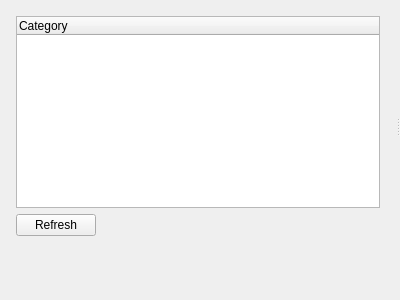
<?xml version="1.0" encoding="UTF-8"?>
<ui version="4.0">
 <class>CameraAdvancedParamsWidget</class>
 <widget class="QWidget" name="CameraAdvancedParamsWidget">
  <property name="geometry">
   <rect>
    <x>0</x>
    <y>0</y>
    <width>400</width>
    <height>300</height>
   </rect>
  </property>
  <layout class="QVBoxLayout" name="mainVerticalLayout">
    <property name="leftMargin">
    <number>0</number>
   </property>
   <property name="topMargin">
    <number>0</number>
   </property>
   <property name="rightMargin">
    <number>0</number>
   </property>
   <property name="bottomMargin">
    <number>0</number>
   </property>
   <property name="spacing">
    <number>0</number>
   </property>
    <item>
      <layout class="QHBoxLayout" name="horizontalLayout_2">
       <property name="leftMargin">
        <number>0</number>
       </property>
       <property name="topMargin">
        <number>0</number>
       </property>
       <property name="rightMargin">
        <number>0</number>
       </property>
       <property name="bottomMargin">
        <number>0</number>
       </property>
       <item>
        <widget class="QSplitter" name="splitter">
         <property name="lineWidth">
          <number>0</number>
         </property>
         <property name="orientation">
          <enum>Qt::Horizontal</enum>
         </property>
         <widget class="nx::vms::client::desktop::Panel" name="leftPanel" native="true">
          <layout class="QVBoxLayout" name="verticalLayout">
           <property name="leftMargin">
            <number>16</number>
           </property>
           <property name="topMargin">
            <number>16</number>
           </property>
           <property name="rightMargin">
            <number>16</number>
           </property>
           <property name="bottomMargin">
            <number>16</number>
           </property>
           <item>
            <widget class="QTreeWidget" name="groupsWidget">
             <property name="allColumnsShowFocus">
              <bool>true</bool>
             </property>
             <column>
              <property name="text">
               <string>Category</string>
              </property>
             </column>
            </widget>
           </item>
           <item>
            <layout class="QHBoxLayout" name="horizontalLayout" stretch="0,0,1">
             <item>
              <widget class="QPushButton" name="loadButton">
               <property name="text">
                <string>Refresh</string>
               </property>
              </widget>
             </item>
             <item>
              <spacer name="horizontalSpacer">
               <property name="orientation">
                <enum>Qt::Horizontal</enum>
               </property>
               <property name="sizeHint" stdset="0">
                <size>
                 <width>40</width>
                 <height>20</height>
                </size>
               </property>
              </spacer>
             </item>
             <item>
              <widget class="QnProgressWidget" name="progressWidget" native="true"/>
             </item>
            </layout>
           </item>
          </layout>
         </widget>
         <widget class="QStackedWidget" name="contentsWidget"/>
        </widget>
       </item>
      </layout>
    </item>
    <item>
        <widget class="nx::vms::client::desktop::CommonMessageBar" name="motionImplicitlyDisabledAlertBar" native="true"/>
    </item>
    </layout>
 </widget>
 <customwidgets>
  <customwidget>
   <class>nx::vms::client::desktop::CommonMessageBar</class>
   <extends>QWidget</extends>
   <header location="global">nx/vms/client/desktop/common/widgets/message_bar.h</header>
   <container>1</container>
  </customwidget>
  <customwidget>
   <class>QnProgressWidget</class>
   <extends>QWidget</extends>
   <header location="global">ui/widgets/common/progress_widget.h</header>
   <container>1</container>
  </customwidget>
  <customwidget>
   <class>nx::vms::client::desktop::Panel</class>
   <extends>QWidget</extends>
   <header location="global">nx/vms/client/desktop/common/widgets/panel.h</header>
   <container>1</container>
  </customwidget>
 </customwidgets>
 <resources/>
 <connections/>
</ui>
